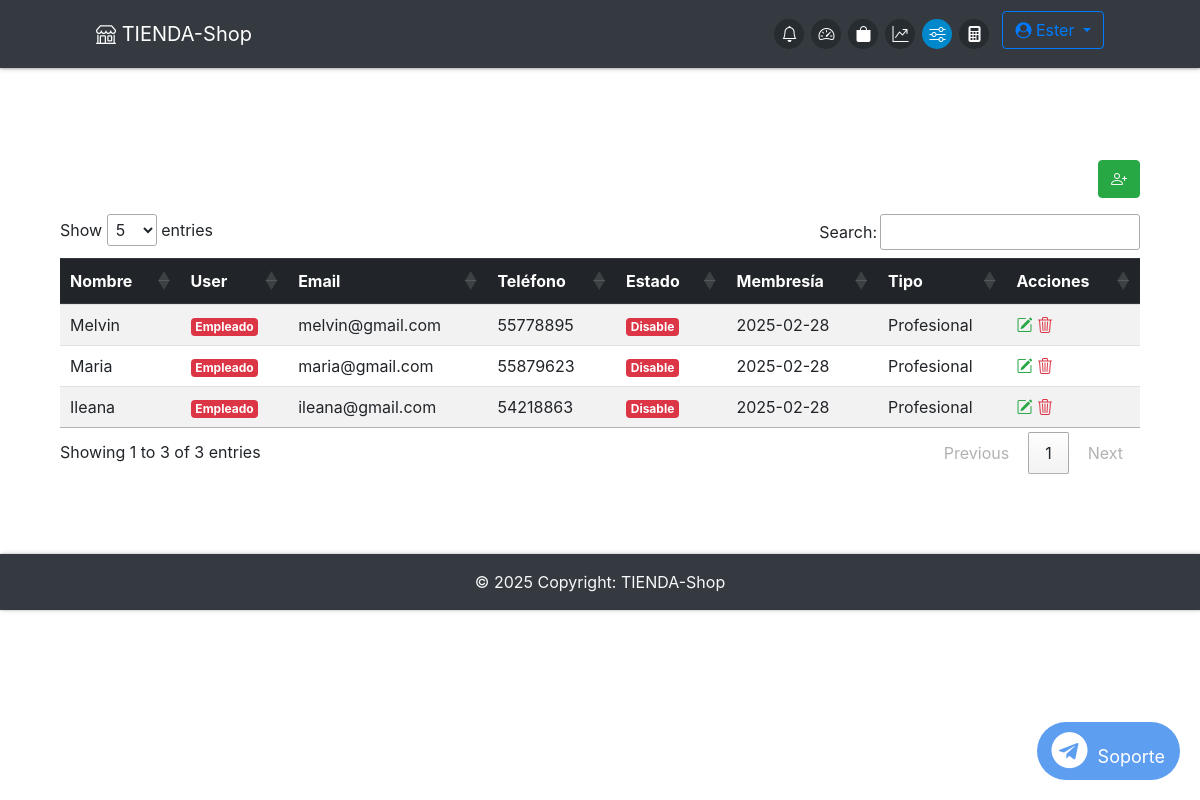
The page /admin/configuracion (signed in) on the database its author committed.
### app/db_models.py (models this page shows, shortened)
class User(UserMixin, db.Model):
    __tablename__ = "users"
    id = db.Column(db.Integer, primary_key=True)
    name = db.Column(db.Text, nullable=False)
    email = db.Column(db.String(50), nullable=False, unique=True)
    phone = db.Column(db.String(50), nullable=False)
    password = db.Column(db.String(250), nullable=False)
    admin = db.Column(db.Integer, nullable=False, default=0)
    email_confirmed = db.Column(db.Integer, nullable=False, default=1)
    created_by = db.Column(db.Integer, db.ForeignKey('users.id'), nullable=True)  # ID del creador
    registration_date = db.Column(db.DateTime, default=lambda: datetime.now(timezone.utc))  # Fecha de registro
    membership_expiration = db.Column(db.DateTime, nullable=True)  # Fecha de vencimiento de membresía
    membership_id = db.Column(db.Integer, db.ForeignKey('memberships.id'), nullable=False)  # Relación con membresía
    membership = db.relationship('Membership', backref='users')
    employees = db.relationship('User', backref='creator', remote_side=[id], lazy='select')  # Relación empleados
    cart = db.relationship('Cart', backref='buyer')
    orders = db.relationship("Order", backref='customer', foreign_keys="[Order.uid]")  # Relación con clave foránea especificada

class Membership(db.Model):
    __tablename__ = 'memberships'
    id = db.Column(db.Integer, primary_key=True)
    name = db.Column(db.String(50), nullable=False, unique=True)
    max_employees = db.Column(db.Integer, nullable=False)
    max_items = db.Column(db.Integer, nullable=False)

### app/admin/routes.py (the view)
@admin.route('/configuracion', methods=['GET'])
def configuracion():
    admin_alias = aliased(User)
    memberships = Membership.query.all()
    if current_user.id == 1:  # Supongamos que el superadmin tiene ID 1
        users = db.session.query(
            User,  # El usuario actual
            admin_alias.name.label('creator_name')  # Nombre del creador
        ).outerjoin(
            admin_alias, User.created_by == admin_alias.id  # Relacionar creado_por con ID del administrador
        ).options(joinedload(User.membership)).all()  # Cargar la relación membership
    else:
        users = db.session.query(
            User,
            admin_alias.name.label('creator_name')
        ).outerjoin(
            admin_alias, User.created_by == admin_alias.id
        ).filter(
            User.created_by == current_user.id  # Filtrar solo usuarios creados por el administrador actual
        ).all()
    user_data = [
        {
            'id': user.id,
            'name': user.name,
            'email': user.email,
            'admin': user.admin,
            'phone': user.phone,
            'password': user.password,
            'email_confirmed': user.email_confirmed,
            'created_by': user.created_by,
            'registration_date': user.registration_date,
            'membership_expiration': user.membership_expiration,
            'membership_id': user.membership_id,  # Para que se seleccione la membresía en el modal
            'membership': user.membership,  # Incluir la membresía en los datos
            'creator_name': creator_name if creator_name else 'Sin Admin'
        }
        for user, creator_name in users
    ]
    return render_template('admin/configuracion.html', users=user_data, memberships=memberships, user=current_user)

### app/__init__.py (called while the page is built)
@app.context_processor
def inject_now():
	return {'now': datetime.now(timezone.utc)}

@login_manager.user_loader
def load_user(user_id):
	return User.query.get(user_id)

@app.after_request
def add_no_cache_headers(response):
    response.headers["Cache-Control"] = "no-store, no-cache, must-revalidate, max-age=0"
    response.headers["Pragma"] = "no-cache"
    response.headers["Expires"] = "-1"
    return response

### app/admin/templates/admin/configuracion.html (shortened to what this page needs)
{% extends "admin/base.html" %}
{% block content %}
<div class="container-fluid">
    <div class="d-flex justify-content-end mb-3">
        <div class="add-new btn-success btn">
           <a href="{{ url_for('register') }}" data-toggle="tooltip" title="Añadir Empleado" class="text-light">
              <i class="bi bi-person-plus"></i>
           </a>
        </div>
      </div>
    <div class="table-responsive">
        <table id="userTable" class="table table-striped table-hover">
            <thead class="thead-dark">
                <tr>
                    <th>Nombre</th>
                    <th>User</th>
                    <th>Email</th>
                    <th>Teléfono</th>
                    <th>Estado</th>
                    <th>Membresía</th>
                    <th>Tipo</th>
                    <th>Acciones</th>
                </tr>
            </thead>
            <tbody id="userTableBody">
                {% for user in users %}
                <tr>
                    <td>{{ user.name }}</td>
                    <td>
                        <span class="badge {{ 'badge-success' if user.admin else 'badge-danger' }}">
                            {% if current_user.id == 1 and not user.admin %}
                                Empleado + {{ user['creator_name'] if user['creator_name'] else 'Sin Admin' }}
                            {% else %}
                                {{ 'Admin' if user.admin else 'Empleado' }}
                            {% endif %}
                        </span>
                    </td>
                    <td>{{ user.email }}</td>
                    <td>{{ user.phone }}</td>
                    <td>
                        <span class="badge {{ 'badge-success' if user.email_confirmed else 'badge-danger' }}">
                            {{ 'Enable' if user.email_confirmed else 'Disable' }}
                        </span>
                    </td>
                    <td>
                        {% if user.membership_expiration %}
                            {{ user.membership_expiration.strftime('%Y-%m-%d') }}
                        {% else %}
                            Sin Membresía
                        {% endif %}
                    </td>
                    <td>
                        {% if user.membership %}
                            {{ user.membership.name }}
                        {% else %}
                            Sin Membresía
                        {% endif %}
                    </td>
                    <td>
                        <a href="#" class="edit-user" data-id="{{ user.id }}" data-name="{{ user.name }}" data-email="{{ user.email }}"
                            data-phone="{{ user.phone }}" data-registration-date="{{ user.registration_date }}" data-membership-expiration="{{ user.membership_expiration }}"
                            data-membership-id="{{ user.membership_id }}">
                            <i class="bi bi-pencil-square text-success"></i>
                        </a>
                        <a href="{{ url_for('admin.delete_user', id=user.id) }}" onclick="return confirm('¿Estás seguro de que deseas eliminar al usuario {{ user.name }}?');"><i class="bi bi-trash3 text-danger"></i></a>
                    </td>
                </tr>
                {% endfor %}
            </tbody>
        </table>
    </div>
</div>
{% endblock %}

### app/admin/templates/admin/base.html (shortened to what this page needs)
{% import "bootstrap/wtf.html" as wtf %}
<!DOCTYPE html>
<html lang="en">
<head>
  <link rel="stylesheet" href="https://maxcdn.bootstrapcdn.com/bootstrap/4.0.0/css/bootstrap.min.css"
>
  <link href="https://cdn.jsdelivr.net/gh/gitbrent/bootstrap4-toggle@3.6.1/css/bootstrap4-toggle.min.css"
    rel="stylesheet">
  <link rel="stylesheet" type="text/css" href="{{ url_for('static', filename='styles.css') }}">
  <link rel="stylesheet" href="https://cdnjs.cloudflare.com/ajax/libs/font-awesome/4.7.0/css/font-awesome.min.css">
  <link rel="stylesheet" href="https://cdn.jsdelivr.net/npm/bootstrap-icons@1.11.3/font/bootstrap-icons.min.css">
  <link rel="stylesheet" type="text/css" href="https://cdn.datatables.net/1.11.3/css/jquery.dataTables.css">
  <link href="https://cdn.jsdelivr.net/npm/bootstrap-switch-button/css/bootstrap-switch-button.min.css" rel="stylesheet">
  </head>
<body>
<nav class="navbar navbar-dark bg-dark fixed-top">
  <a class="navbar-brand" href="{{ url_for('home') }}" data-toggle="tooltip" title="Inicio">
      <i class="bi bi-shop"></i> TIENDA-Shop
    </a>
  <ul class="navbar-nav d-flex flex-row">
    {% if not current_user.is_authenticated %}
    <li class="nav-item {% if request.endpoint == 'login' %}active{% endif %}">
      <a class="nav-link" href="{{ url_for('login') }}" data-toggle="tooltip" title="Iniciar Sesión">
        <div class="icon-circle">
          <i class="bi bi-box-arrow-in-right"></i>
        </div>
      </a>
    </li>
    {% else %}
    <li class="nav-item {% if request.endpoint == 'orders' %}active{% endif %}">
      <a class="nav-link" href="{{ url_for('orders') }}" data-toggle="tooltip" title="Órdenes">
        <div class="icon-circle">
          <i class="bi bi-bell"></i>
        </div>
      </a>
    </li>
    <li class="nav-item {% if request.endpoint == 'admin.dashboard' %}active{% endif %}">
      <a class="nav-link" href="{{ url_for('admin.dashboard') }}" data-toggle="tooltip" title="Dashboard">
        <div class="icon-circle">
          <i class="bi bi-speedometer2"></i>
        </div>
      </a>
    </li>
    <li class="nav-item {% if request.endpoint == 'admin.items' %}active{% endif %}">
      <a class="nav-link" href="{{ url_for('admin.items') }}" data-toggle="tooltip" title="Productos">
        <div class="icon-circle">
          <i class="bi bi-bag-fill"></i>
        </div>
      </a>
    </li>
    <li class="nav-item {% if request.endpoint == 'admin.statictics' %}active{% endif %}">
      <a class="nav-link" href="{{ url_for('admin.statictics') }}" data-toggle="tooltip" title="Estadísticas">
        <div class="icon-circle">
          <i class="bi bi-graph-up-arrow"></i>
        </div>
      </a>
    </li>
    <li class="nav-item {% if request.endpoint == 'admin.configuracion' %}active{% endif %}">
      <a class="nav-link" href="{{ url_for('admin.configuracion') }}" data-toggle="tooltip" title="Configuración">
        <div class="icon-circle">
          <i class="bi bi-sliders"></i>
        </div>
      </a>
    </li>
    <li class="nav-item mr-2">
      <a class="nav-link" data-toggle="modal" data-target="#fullScreenModal"
        data-toggle="tooltip" title="Calculadora">
        <div class="icon-circle">
          <i class="bi bi-calculator-fill"></i>
        </div>
      </a>
    </li>
    <div class="dropdown ml-auto">
      <a class="btn btn-outline-primary dropdown-toggle" href="#" id="navbarDropdown" role="button" data-toggle="dropdown" aria-haspopup="true" aria-expanded="false">
        <i class="fa fa-user-circle"></i> {{ current_user.name }}
      </a>
    </div>
    {% endif %}
  </ul>
</nav>
  <div class="container">
    <div class="main">
      {% block content %}
      {% endblock %}
      <a href="https://t.me/soporte" target="_blank" class="telegram-float">
      <i class="fa fa-telegram fa-2x"></i> Soporte
      </a>
    </div>
  </div>
  <footer class="bg-dark text-center text-lg-start text-light">
    <div class="text-center p-3">
      © {{ now.year }} Copyright:
      TIENDA-Shop
    </div>
  </footer>
</body>
</html>

### app/static/styles.css (style rules this page uses)
.main { padding: 10vh 0; }
.navbar { padding: .7rem 6rem; box-shadow: 0 1px 2px 0 rgba(0, 0, 0, 0.2), 0 1px 5px 0 rgba(0, 0, 0, 0.19); }
footer { box-shadow: 1px 0 2px 0 rgba(0, 0, 0, 0.2), 1px 0 5px 0 rgba(0, 0, 0, 0.19); }
.telegram-float { position: fixed; bottom: 20px; right: 20px; background-color: #5e9ef1; color: #fff; text-align: center; border-radius: 50px; box-shadow: 2px 2px 10px rgba(0, 0, 0, 0); padding: 10px 15px; font-size: 18px; z-index: 9999; text-decoration: none; transition: opacity 0.3s ease, transform 0.3s ease; opacity: 1; }
.telegram-float i { margin-right: 5px; }
body { padding-top: 80px; }
.navbar { position: absolute; top: 0; z-index: 1050; }
.icon-circle { width: 30px; height: 30px; display: flex; align-items: center; justify-content: center; border-radius: 50%; background-color: rgba(3, 3, 3, 0.26); color: white; margin: 0 2px; transition: background-color 0.3s, color 0.3s; }
.nav-item.active .icon-circle { background-color: #0088cc; color: white; }
.navbar-nav { gap: 3px; }

### rows shown on the page
User: name "Ester"
User: name "Melvin", admin "Empleado", email "melvin@gmail.com", phone "55778895", email_confirmed "Disable", membership_expiration "2025-02-28", membership.name "Profesional"
User: name "Maria", admin "Empleado", email "maria@gmail.com", phone "55879623", email_confirmed "Disable", membership_expiration "2025-02-28", membership.name "Profesional"
User: name "Ileana", admin "Empleado", email "ileana@gmail.com", phone "54218863", email_confirmed "Disable", membership_expiration "2025-02-28", membership.name "Profesional"
